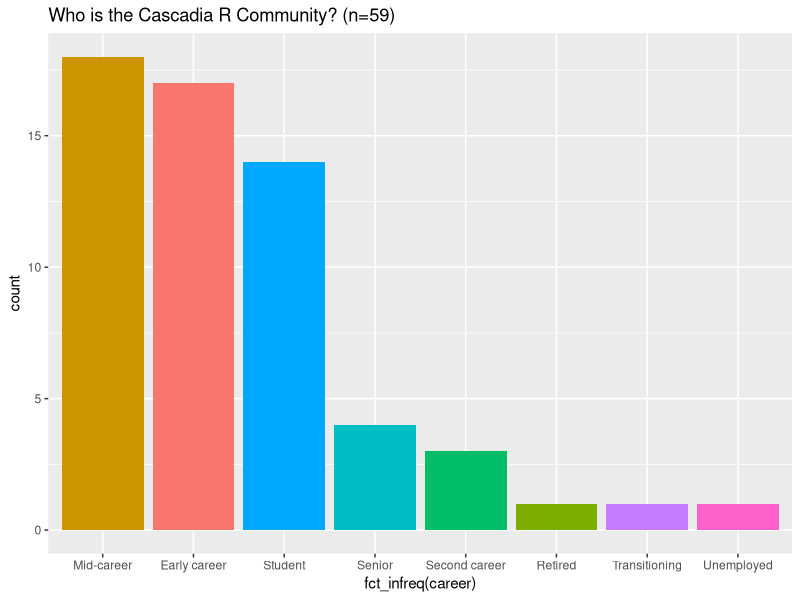
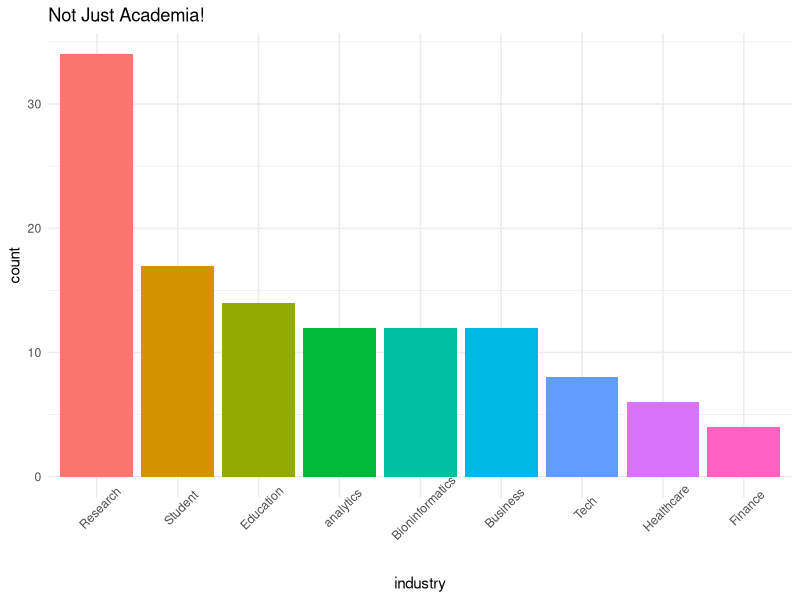
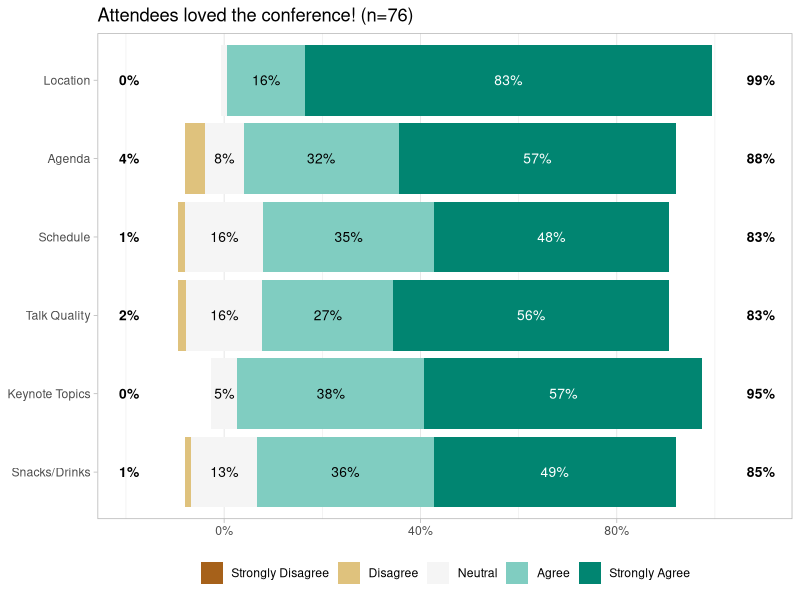
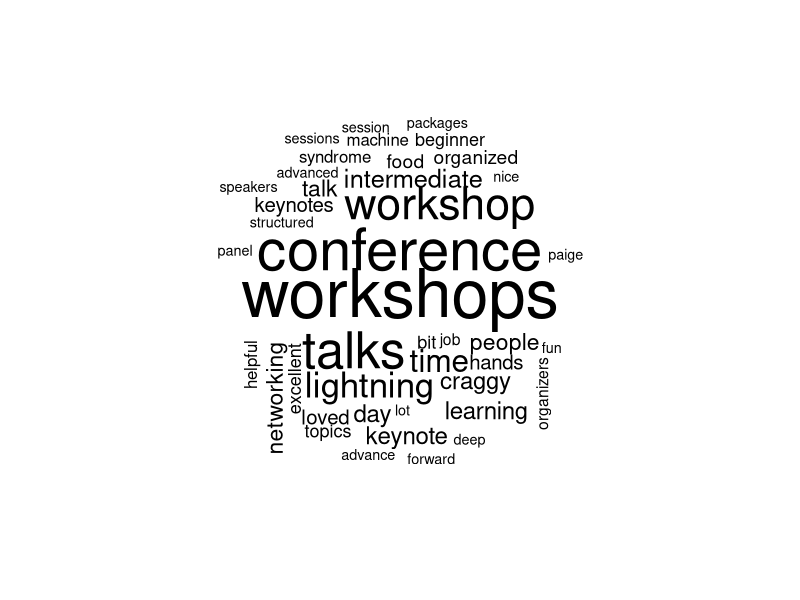
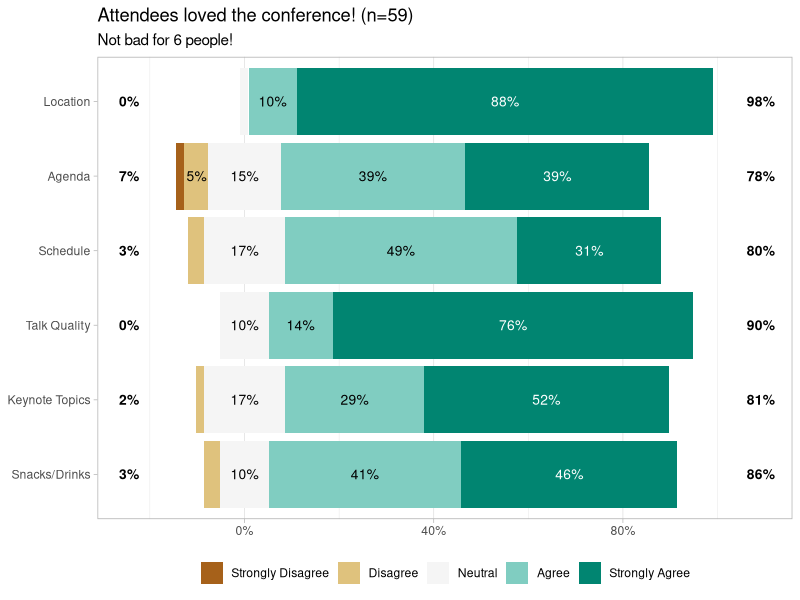
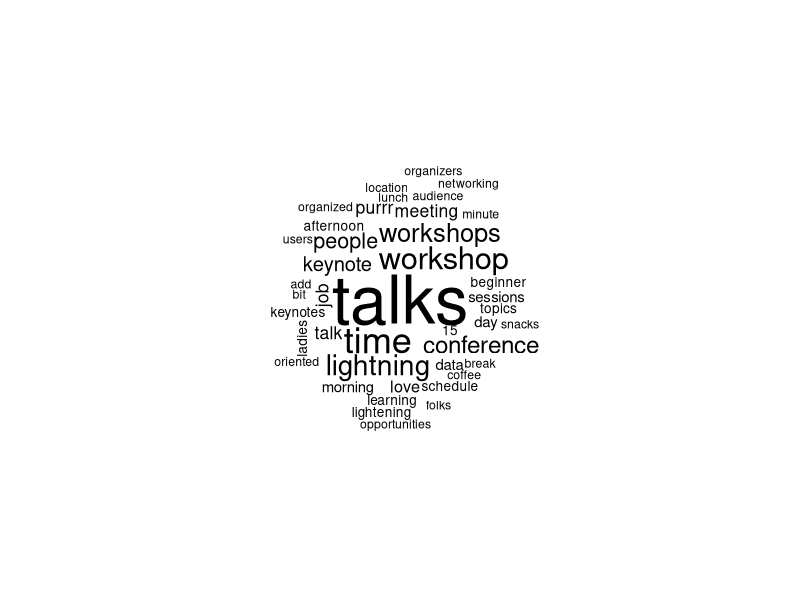

Recreate these plots in R, in order.
## ---- chunk 1
library(tidyverse)
library(ggstats)
library(tidytext)
library(wordcloud)
responses <- read_csv("data/Cascadia R Conference Evaluation (Responses) 2017 - Form Responses 1.csv", na = "N/A")
responses2 <- read_csv("data/Cascadia R Conference Evaluation(Responses) - 2018 - Form Responses 1.csv", na="N/A")
## ---- chunk 2
responses |>
  dplyr::rename(career = `Where are you in your career?`) |>
  ggplot() + aes(x=fct_infreq(career), fill=career) + geom_bar() +
  theme(legend.position="none") + labs(title="Who is the Cascadia R Community? (n=59)", xlab="Career", ylab="number of people")

## ---- chunk 3
responses3 <- responses2 |> dplyr::select(contains("industry")) |> 
  dplyr::rename(industry=`Which industry are you in? Select the one that most closely relates to your work or interest`) |> 
  tidyr::separate_longer_delim(cols=industry, delim=" ") |> 
  mutate(industry=stringr::str_replace(industry,",","")) |> 
  dplyr::filter(industry!="/") |>
  dplyr::mutate(industry = fct_infreq(industry)) 

  
responses_count <- responses3 |> count(industry)  |>
  dplyr::filter(n > 1) 

responses3 |>
  dplyr::filter(industry %in% responses_count$industry) |>
  ggplot() + aes(x=industry, fill=industry) + geom_bar() +
    theme_minimal() +
  theme(legend.position = "none", axis.text.x = element_text(angle = 45)) +
  labs(title="Not Just Academia!", xlab="Field")

## ---- chunk 4
#! warning: false

levs=c(`1`="Strongly Disagree", `2`="Disagree", `3`="Neutral", `4`="Agree", `5`="Strongly Agree")

responses_likert <- responses2 |>
  select(contains("Main")) |>
  mutate(across(everything(), as.factor)) |>
  mutate(id=row_number()) |>
  tidyr::pivot_longer(cols=-id, names_to = "category", values_to = "likert") |>
  mutate(likert=fct_recode(likert, "Strongly Disagree"="1", "Disagree"="2", "Neutral"="3", "Agree"="4", "Strongly Agree"="5")) |>
  mutate(likert=ordered(likert)) |>
  mutate(likert = fct_rev(likert)) |>
  pivot_wider(id_cols = id, names_from=category, values_from = likert) |>
  select(-id) |>
  mutate(across(everything(), ~ factor(.x, levels = levs)))
  
colnames(responses_likert) <- c("Registration", "Location", "Wi-Fi","Agenda","Schedule", "Snacks/Drinks", "Talk Quality", "Keynote Topics")  


responses_likert <- responses_likert |> select(any_of(c( "Location", "Agenda","Schedule", "Talk Quality", "Keynote Topics", "Snacks/Drinks")))

#responses_likert <- janitor::clean_names(responses_likert)
responses_likert <- responses_likert <- as.data.frame(responses_likert)

ggstats::gglikert(responses_likert) + labs(title="Attendees loved the conference! (n=76)")

#all_likert <- likert::likert(responses_likert)

#plot(all_likert, main="Responses were very positive!")

## ---- chunk 5
text_frame <- responses2 |> select(contains("what") | contains("additional")) |>
  rename(favorite=`What were your favorite parts of the conference?`, improve=`What would you change or improve about the conference?`, etc=`Please add additional comments on your overall conference experience.`) |>
  pivot_longer(everything(), names_to = "question", values_to = "answers") |>
  #mutate(answers=str_replace(pattern = "workshop^", "workshops", answers)) |>
  unnest_tokens("word", "answers") |>
  anti_join(stop_words)

tf_counts <- text_frame |> count(word, sort=TRUE)

wordcloud(tf_counts$word, tf_counts$n, 
          min.freq=5, random.order=FALSE,colors = TRUE)

## ---- chunk 6
#! warning: false

levs=c(`1`="Strongly Disagree", `2`="Disagree", `3`="Neutral", `4`="Agree", `5`="Strongly Agree")

responses_likert <- responses |>
  select(contains("Main")) |>
  mutate(across(everything(), as.factor)) |>
  mutate(id=row_number()) |>
  tidyr::pivot_longer(cols=-id, names_to = "category", values_to = "likert") |>
  mutate(likert=fct_recode(likert, "Strongly Disagree"="1", "Disagree"="2", "Neutral"="3", "Agree"="4", "Strongly Agree"="5")) |>
  mutate(likert=ordered(likert)) |>
  mutate(likert = fct_rev(likert)) |>
  pivot_wider(id_cols = id, names_from=category, values_from = likert) |>
  select(-id) |>
  mutate(across(everything(), ~ factor(.x, levels = levs)))
  
colnames(responses_likert) <- c("Registration", "Location", "Wi-Fi","Agenda","Schedule", "Snacks/Drinks", "Talk Quality", "Keynote Topics")  


responses_likert <- responses_likert |> select(any_of(c( "Location", "Agenda","Schedule", "Talk Quality", "Keynote Topics", "Snacks/Drinks")))

#responses_likert <- janitor::clean_names(responses_likert)
responses_likert <- responses_likert <- as.data.frame(responses_likert)

ggstats::gglikert(responses_likert) + labs(title="Attendees loved the conference! (n=59)", subtitle = "Not bad for 6 people!")

#all_likert <- likert::likert(responses_likert)

#plot(all_likert, main="Responses were very positive!")

## ---- chunk 7
text_frame <- responses |> select(contains("what") | contains("additional")) |>
  rename(favorite=`What were your favorite parts of the conference?`, improve=`What would you change or improve about the conference?`, etc=`Please add additional comments on the overall conference organization.`) |>
  pivot_longer(everything(), names_to = "question", values_to = "answers") |>
  #mutate(answers=str_replace(pattern = "workshop^", "workshops", answers)) |>
  unnest_tokens("word", "answers") |>
  anti_join(stop_words)

tf_counts <- text_frame |> count(word, sort=TRUE)

wordcloud(tf_counts$word, tf_counts$n, 
          min.freq=3, random.order=FALSE)
